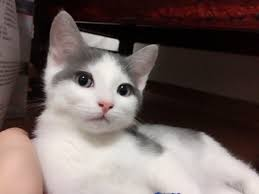
#> input picture tensorflow/images.jpg, 259 x 194 px
$ python sibar.py
#> lines starting #> are read from the running program, lines starting #| are printed output that depends on the picture
import numpy as np
import cv2

def neighborpixcels(img,x,y):
    out = []
    out.append([x-1,y-1])
    out.append([x,y-1])
    out.append([x+1,y-1])
    out.append([x+1,y])
    out.append([x+1,y+1])
    out.append([x,y+1])
    out.append([x-1,y+1])
    out.append([x-1,y])
    return out
def thresholded(center,pixels):
    out = []
    for a in pixels:
        if img[a[0],a[1]]>= center:
            out.append(1)
        else:
            out.append(0)
    return out

file_name=input("ENter the image file name:")
#> the answer given: images.jpg
img=cv2.imread(file_name,0)
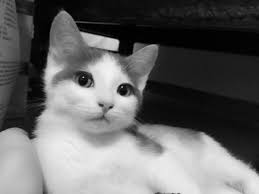
#> img: shape (194, 259); min 0, max 243, mean 102.8
rows,cols=img.shape
#> rows = 194; cols = 259
ibp_img=np.zeros(((rows-1)//2,(cols-1)//2),np.uint8)  #반올림

for x in range(1,rows-1,3):
    for y in range(1,cols-1,3):
        center =img[x,y]
        neighbor_p = neighborpixcels(img,x,y)
        values=thresholded(center,neighbor_p)
        weights=[1,2,4,8,16,32,64,128]

        res=0
        for a in range(0,len(values)):
            res+=weights[a]+values[a]

            ibp_img.itemset((x//2,y//2),res)
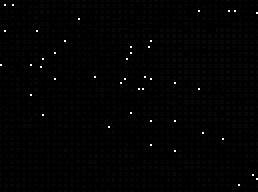
#> ibp_img: shape (96, 129) (shown 2 times larger); min 0, max 255, mean 2.7

cv2.imshow('af',img)
cv2.imshow('af',ibp_img)

cv2.waitKey(0)
cv2.destroyAllWindows()
